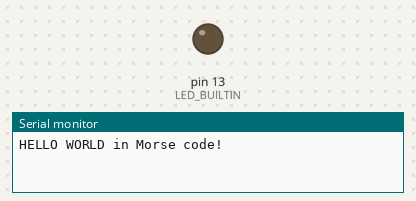
The sketch below on a simulated Arduino Uno, built with avr-gcc and run on an emulated ATmega328P. Parts: output pins drawn as LEDs (lit = HIGH), the last lines printed to the serial monitor.

Above: at 1.8 s.
At 31.7 s:
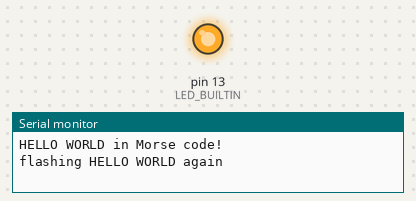
Timing chart, 0 to 32.9 s (numbered marks = the images above):
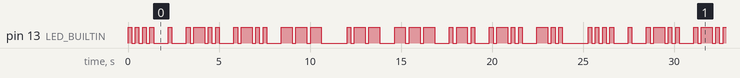

The sketch:

sketch_1_morse.ino
```cpp
/*
Morse Code Blinker
2019 Ben Tyler
*/

/* 1 */
#define DOT (200)		// delay for dot in milliseconds
#define DASH (3 * DOT)	// delay for dash
#define SPACE (DOT + 1)	//delay after each dot or dash, see note 6
#define LSPACE (4 * SPACE) // delay for space between letters
#define WSPACE (7 * SPACE)// delay for space between words

const int morse[] = {DOT, SPACE, DOT, SPACE, DOT, SPACE, DOT, LSPACE, DOT, LSPACE, DOT, SPACE, DASH, SPACE, DOT, SPACE, DOT, LSPACE, DOT, SPACE, DASH, SPACE, DOT, SPACE, DOT, LSPACE, DASH, SPACE, DASH, SPACE, DASH, WSPACE, DOT, SPACE, DASH, SPACE, DASH, LSPACE, DASH, SPACE, DASH, SPACE, DASH, LSPACE, DOT, SPACE, DASH, SPACE, DOT, LSPACE, DOT, SPACE, DASH, SPACE, DOT, SPACE, DOT, LSPACE, DASH, SPACE, DOT, SPACE, DOT, WSPACE}; // HELLO_WORLD_

const int length = sizeof(morse)/sizeof(morse[0]);

/* 2 */
int i = 0;

/* 3 */
void setup() {
  pinMode(LED_BUILTIN, OUTPUT);
  Serial.begin(9600);
  Serial.println("HELLO WORLD in Morse code!");
}

/* 4 */
void loop() {
  if (morse[i] == DOT || morse[i] == DASH) {
       digitalWrite(LED_BUILTIN, HIGH);
  } else {
       digitalWrite(LED_BUILTIN, LOW);
  }

  delay(morse[i]);

/* 5 */
  i++;
  if (i == length) {
    i = 0;
    Serial.println("flashing HELLO WORLD again");
  }
} /* end */
```

Measured:
- by itself, pin 13 (LED_BUILTIN): moves between LOW and HIGH, repeating every 25.3 s
- by itself, everything shown: repeats every 25.3 s, in 64 steps
